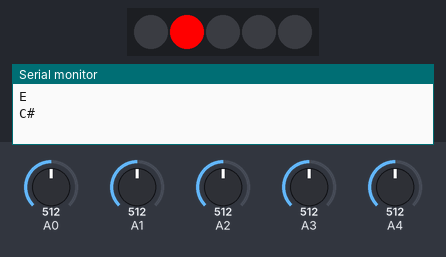
A sketch run on a simulated Arduino Uno, built with avr-gcc and run on an emulated ATmega328P. Shown: 5 RGB LEDs in strip order, left to right, the last lines printed to the serial monitor. The test bench sets the inputs (shaded band); at power-on: A0 = 512, A2 = 512, A3 = 512, A1 = 512, A4 = 512.

Above: at 0.3 s.
1.3 s: A0 set to 340
At 2.7 s:
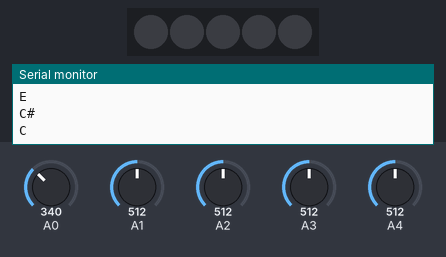
3.0 s: A2 set to 340
At 3.1 s:
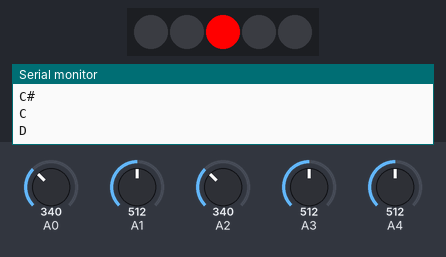
4.7 s: A3 set to 970
At 4.8 s:
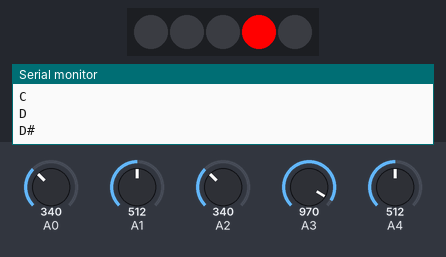
Timing chart, 0 to 7.7 s (numbered marks = the images above; inputs shaded):
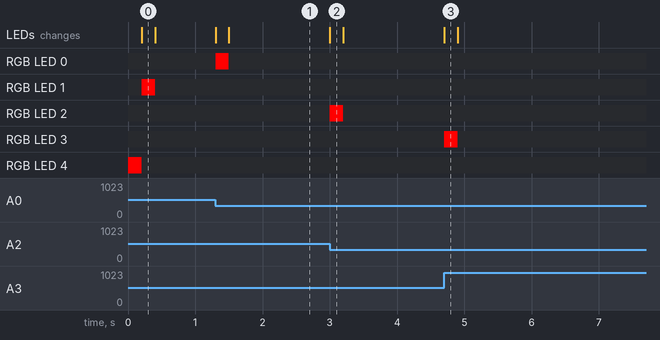

Measured:
- after the input at 1.3 s, RGB LED 0: off → RGB(255, 0, 0) at once, → off 0.20 s later; the LEDs: first change at once (image 1 shows a later state)
- after the input at 3.0 s, RGB LED 2: off → RGB(255, 0, 0) at once, → off 0.20 s later; the LEDs: change at once (image 2)
- after the input at 4.7 s, RGB LED 3: off → RGB(255, 0, 0) at once, → off 0.20 s later; the LEDs: change at once (image 3)

The sketch:

MID_Project.ino
```cpp
#include <SoftwareSerial.h>
#include <MsTimer2.h>
#include <Adafruit_NeoPixel.h>
#include <AltSoftSerial.h>

#define SEL0 8
#define SEL1 9
#define SEL2 10
#define NEOPIN 7
#define NOTE_SIZE 5

int blueTx = 2;
int blueRx = 3;
bool LED_DATA[NOTE_SIZE] = { 0 };
int PIANO_DATA[NOTE_SIZE];
double PIANO_STATE[NOTE_SIZE];
bool PIANO_CHK[NOTE_SIZE];
int changed = -1;

SoftwareSerial mySerial(blueTx, blueRx);
Adafruit_NeoPixel strip = Adafruit_NeoPixel(NOTE_SIZE, NEOPIN, NEO_GRB + NEO_KHZ800);
////////////////////////////////////////////////////////////////////
void setup()
{
  Serial.begin(115200);
  mySerial.begin(38400);
  strip.begin();
  strip.show();
}
void loop()
{
  char data[1001];
  int i, j;
  int n = 0, note = 0;
  char tmp;
  /////////////안드로이드->아두이노 신호 읽기///////////
  if (mySerial.available())
  {
    delay(3);
    if (mySerial.read() == '#')
    {
      char tmp2;
      do {
        if (mySerial.available())
        {
          delay(3);
          data[n++] = mySerial.read();
        }
      } while (data[n - 1] != '/');
      for (i = 0; i < n - 1; i++) note = note * 10 + data[i] - '0';
      //Serial.println(note);
    }
  }
  //////////////////////////////////////////////////////

  /////////////받은 데이터를 이용해 LED제어/////////////
  if (note)
  {
    PIANO_STATE[note - 1] = 1;
    LED_Control();
  }
  //////////////////////////////////////////////////////

  read_piano();

}


void read_piano()
{
  /* Serial.print(PIANO_STATE[0]);
  Serial.print(' ');
  Serial.print(PIANO_STATE[1]);
  Serial.print(' ');
  Serial.print(PIANO_STATE[2]);
  Serial.print(' ');
  Serial.print(PIANO_STATE[3]);
  Serial.print(' ');
  Serial.println(PIANO_STATE[4]);*/
  if (analogRead(A0) < 350)
  {
    if (PIANO_CHK[0] == 0)
    {
      Serial.println("C");
      mySerial.write("A");
      if (PIANO_STATE[0])
      {
        strip.setPixelColor(0, strip.Color(0, 255, 0));
        PIANO_STATE[0] = 0;
      }
      else strip.setPixelColor(0, strip.Color(255, 0, 0));
      strip.show();
      delay(200);
      LED_Control();
    }
    PIANO_CHK[0] = 1;
  }
  else PIANO_CHK[0] = 0;

  if (analogRead(A2) < 350)
  {
    if (PIANO_CHK[2] == 0)
    {
      Serial.println("D");
      mySerial.write("C");
      if (PIANO_STATE[2])
      {
        strip.setPixelColor(2, strip.Color(0, 255, 0));
        PIANO_STATE[2] = 0;
      }
      else strip.setPixelColor(2, strip.Color(255, 0, 0));
      strip.show();
      delay(200);
      LED_Control();
    }
    PIANO_CHK[2] = 1;
  }
  else PIANO_CHK[2] = 0;

  if (analogRead(A4) < 600)
  {
    if (PIANO_CHK[4] == 0)
    {
      Serial.println("E");
      mySerial.write("E");
      if (PIANO_STATE[4])
      {
        strip.setPixelColor(4, strip.Color(0, 255, 0));
        PIANO_STATE[4] = 0;
      }
      else strip.setPixelColor(4, strip.Color(255, 0, 0));
      strip.show();
      delay(200);
      LED_Control();
    }
    PIANO_CHK[4] = 1;
  }
  else PIANO_CHK[4] = 0;

  if (analogRead(A1) > 55)
  {
    if (PIANO_CHK[1] == 0)
    {
      Serial.println("C#");
      mySerial.write("B");
      if (PIANO_STATE[1])
      {
        strip.setPixelColor(1, strip.Color(0, 255, 0));
        PIANO_STATE[1] = 0;
      }
      else strip.setPixelColor(1, strip.Color(255, 0, 0));
      strip.show();
      delay(200);
      LED_Control();
    }
    PIANO_CHK[1] = 1;
  }
  else PIANO_CHK[1] = 0;

  if (analogRead(A3) > 960)
  {
    if (PIANO_CHK[3] == 0)
    {
      Serial.println("D#");
      mySerial.write("D");
      if (PIANO_STATE[3])
      {
        strip.setPixelColor(3, strip.Color(0, 255, 0));
        PIANO_STATE[3] = 0;
      }
      else strip.setPixelColor(3, strip.Color(255, 0, 0));
      strip.show();
      delay(200);
      LED_Control();
    }
    PIANO_CHK[3] = 1;
  }
  else PIANO_CHK[3] = 0;
}
void LED_Control()
{
  for (int i = 0; i < NOTE_SIZE; i++)
  {
    if (PIANO_STATE[i])
      strip.setPixelColor(i, strip.Color(128, 128, 128));
    else
      strip.setPixelColor(i, strip.Color(0, 0, 0));
  }
  strip.show();
}

/*
void LED_Control2()
{
  for (int i = 0; i < 20; i++)
  {
    if (PIANO_STATE[i]) PIANO_STATE[i] += 0.2;
    if (PIANO_STATE[i] >= 108) PIANO_STATE[i] = 0;
    strip.setPixelColor(i, strip.Color(PIANO_STATE[i], PIANO_STATE[i], PIANO_STATE[i]));
  }
  strip.show();
}
*/
/*
void update_led(int note)
{
strip.setPixelColor(note, strip.Color(PIANO_STATE[note],PIANO_STATE[note],PIANO_STATE[note]));
strip.show();
}

int MUX(int sel)
{
bool arr[3];
for(int i=0;i<3;i++) arr[i] = (sel>>i) & 1;
for(int i=2,j=SEL0;i>=0;i--,j++)
{
if(arr[i]) digitalWrite(j,HIGH);
else digitalWrite(j,LOW);
}
return analogRead(A0);
}
*/
/*
void PIANO_CHECK()
{
for(int i=0;i<NOTE_SIZE;i++)
{
int tmp=MUX(i);
if(i==0 || i==2 || i==4)
{
if(tmp>128) PIANO_STATE[i]=1;
else PIANO_STATE[i]=0;
}
else
{
if(tmp<128) PIANO_STATE[i]=1;
else PIANO_STATE[i]=0;
}
if(PIANO_STATE[i]==1)
{
strip.setPixelColor(i, strip.Color(0,0,0));
strip.show();
}
}
}
*/
```
